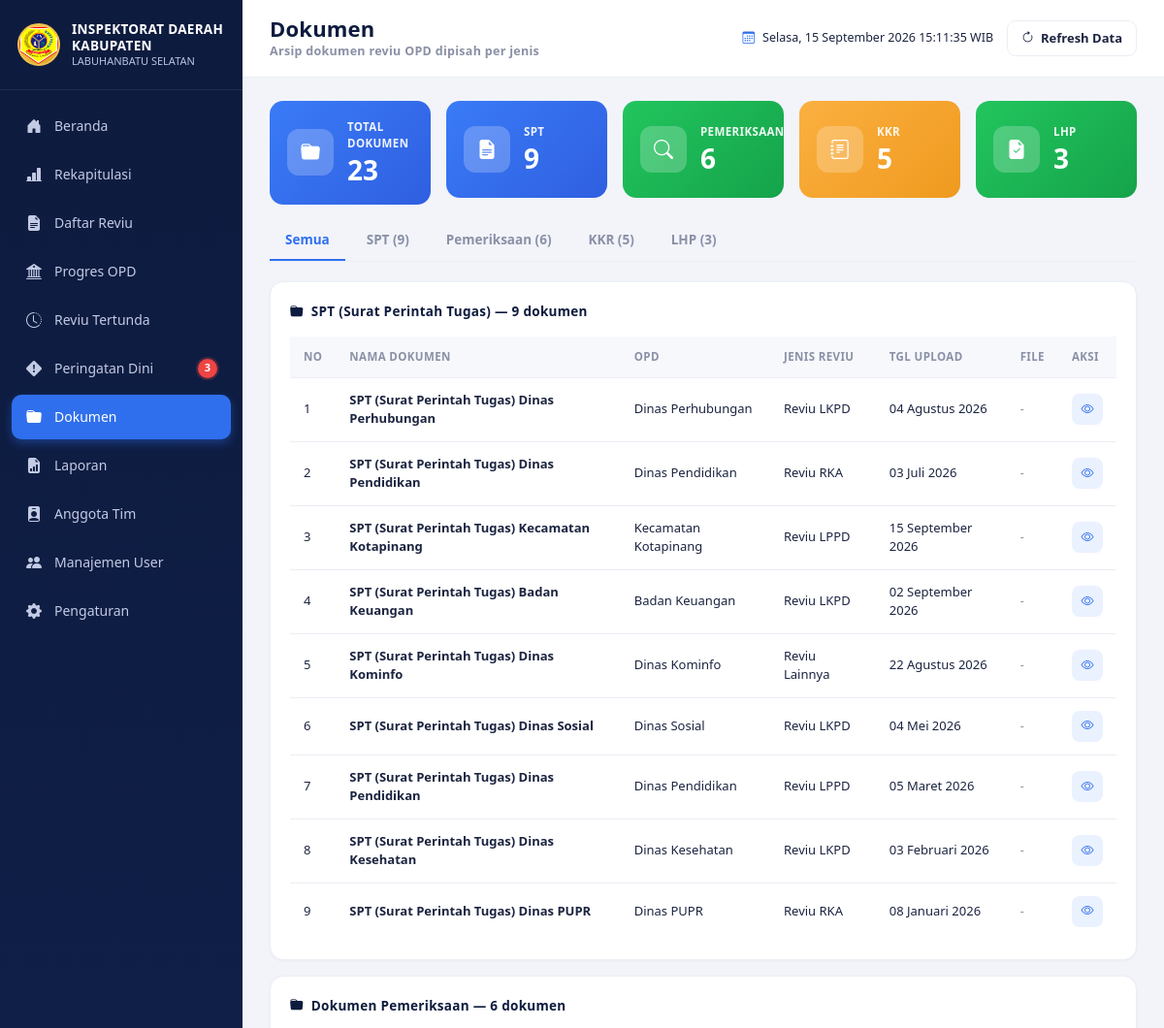
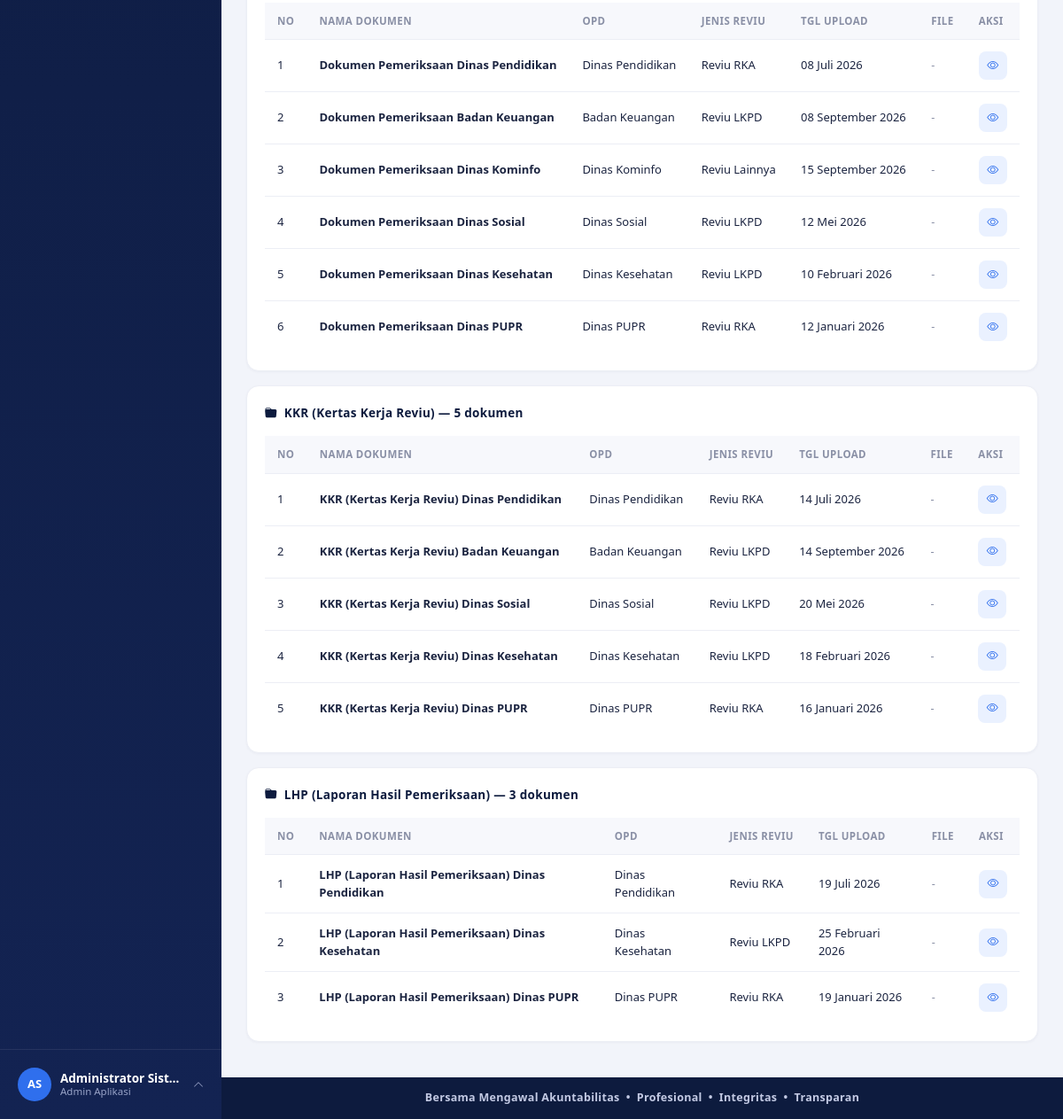
Screenshot of /dokumen.php (signed in) with the database file from the repository (2 pictures, top to bottom).
### tables this page shows
CREATE TABLE users (
  id INT AUTO_INCREMENT PRIMARY KEY,
  username VARCHAR(50) NOT NULL UNIQUE,
  password VARCHAR(255) NOT NULL,
  nama_lengkap VARCHAR(100) NOT NULL,
  jabatan VARCHAR(100) DEFAULT NULL,
  role_id INT NOT NULL,
  avatar VARCHAR(255) DEFAULT NULL,
  status ENUM('aktif','nonaktif') NOT NULL DEFAULT 'aktif',
  created_at TIMESTAMP DEFAULT CURRENT_TIMESTAMP,
  CONSTRAINT fk_users_role FOREIGN KEY (role_id) REFERENCES roles(id)
);

CREATE TABLE dokumen (
  id INT AUTO_INCREMENT PRIMARY KEY,
  reviu_id INT NOT NULL,
  jenis ENUM('SPT','Pemeriksaan','KKR','LHP') NOT NULL DEFAULT 'Pemeriksaan',
  nama_dokumen VARCHAR(150) NOT NULL,
  file_path VARCHAR(255) DEFAULT NULL,
  status ENUM('Lengkap','Belum Lengkap') NOT NULL DEFAULT 'Belum Lengkap',
  tanggal_upload DATE DEFAULT NULL,
  created_at TIMESTAMP DEFAULT CURRENT_TIMESTAMP,
  CONSTRAINT fk_dokumen_reviu FOREIGN KEY (reviu_id) REFERENCES reviu(id) ON DELETE CASCADE
);

CREATE TABLE opd (
  id INT AUTO_INCREMENT PRIMARY KEY,
  nama_opd VARCHAR(150) NOT NULL,
  created_at TIMESTAMP DEFAULT CURRENT_TIMESTAMP
);

CREATE TABLE jenis_reviu (
  id INT AUTO_INCREMENT PRIMARY KEY,
  nama_jenis VARCHAR(100) NOT NULL
);

### includes/auth.php (called while the page is built, shortened)
<?php
require_once __DIR__ . '/../config/database.php';
function is_logged_in()
{
    return isset($_SESSION['user_id']);
}
function base_url($path = '')
{
    return ROOT_URL . $path;
}
function current_user_data()
{
    global $pdo;
    $stmt = $pdo->prepare("SELECT u.*, r.nama_role, r.slug AS role_slug
                            FROM users u JOIN roles r ON r.id = u.role_id
                            WHERE u.id = ? LIMIT 1");
    $stmt->execute([$_SESSION['user_id']]);
    $cached = $stmt->fetch();
    return $cached;
}

### includes/functions.php (called while the page is built, shortened)
<?php
function e($str)
{
    return htmlspecialchars((string) $str, ENT_QUOTES, 'UTF-8');
}
function format_tanggal_indo($date)
{
    $bulan = ['', 'Januari', 'Februari', 'Maret', 'April', 'Mei', 'Juni', 'Juli', 'Agustus', 'September', 'Oktober', 'November', 'Desember'];
    $ts = strtotime($date);
    return date('d', $ts) . ' ' . $bulan[(int) date('n', $ts)] . ' ' . date('Y', $ts);
}
function avatar_url($avatar)
{
    return null;
}
function initials($name)
{
    $parts = preg_split('/\s+/', trim((string) $name));
    $initials = '';
    foreach (array_slice($parts, 0, 2) as $p) {
        if ($p !== '') {
            $initials .= strtoupper(substr($p, 0, 1));
        }
    }
    return $initials !== '' ? $initials : 'U';
}
function dokumen_jenis_list()
{
    return [
        'SPT'         => ['urutan' => 1, 'label' => 'SPT (Surat Perintah Tugas)',       'singkat' => 'SPT',        'progres' => 25],
        'Pemeriksaan' => ['urutan' => 2, 'label' => 'Dokumen Pemeriksaan',               'singkat' => 'Pemeriksaan', 'progres' => 50],
        'KKR'         => ['urutan' => 3, 'label' => 'KKR (Kertas Kerja Reviu)',          'singkat' => 'KKR',        'progres' => 75],
        'LHP'         => ['urutan' => 4, 'label' => 'LHP (Laporan Hasil Pemeriksaan)',   'singkat' => 'LHP',        'progres' => 100],
    ];
}

### dokumen.php (the view, shortened to what this page needs)
<?php
require_once __DIR__ . '/includes/auth.php';
require_once __DIR__ . '/includes/functions.php';
$jenis_list = dokumen_jenis_list();
$tab = $_GET['jenis'] ?? 'semua';
$where = [];
$params = [];
$where_sql = $where ? ('WHERE ' . implode(' AND ', $where)) : '';
$sql = "SELECT d.*, o.nama_opd, r.id AS reviu_id, j.nama_jenis
        FROM dokumen d
        JOIN reviu r ON r.id = d.reviu_id
        JOIN opd o ON o.id = r.opd_id
        JOIN jenis_reviu j ON j.id = r.jenis_reviu_id
        $where_sql
        ORDER BY FIELD(d.jenis,'SPT','Pemeriksaan','KKR','LHP'), d.id DESC";
$stmt = $pdo->prepare($sql);
$stmt->execute($params);
$data = $stmt->fetchAll();
$rekap = $pdo->query("SELECT jenis, COUNT(*) AS jml FROM dokumen GROUP BY jenis")->fetchAll(PDO::FETCH_KEY_PAIR);
include __DIR__ . '/includes/header.php';
function render_dok_table($rows)
{
    echo '<div style="overflow-x:auto;"><table class="table-x">';
    echo '<thead><tr><th>No</th><th>Nama Dokumen</th><th>OPD</th><th>Jenis Reviu</th><th>Tgl Upload</th><th>File</th><th>Aksi</th></tr></thead><tbody>';
    if (empty($rows)) {
        echo '<tr><td colspan="7" class="text-center py-4 small-muted">Belum ada dokumen.</td></tr>';
    } else {
        $no = 1;
        foreach ($rows as $d) {
            echo '<tr>';
            echo '<td>' . $no++ . '</td>';
            echo '<td><b>' . e($d['nama_dokumen']) . '</b></td>';
            echo '<td>' . e($d['nama_opd']) . '</td>';
            echo '<td>' . e($d['nama_jenis']) . '</td>';
            echo '<td>' . format_tanggal_indo($d['tanggal_upload']) . '</td>';
            if (!empty($d['file_path'])) {
                echo '<td><a href="uploads/dokumen/' . e($d['file_path']) . '" target="_blank" class="small-muted" style="color:var(--blue); font-weight:700;"><i class="bi bi-paperclip"></i> Lihat</a></td>';
            } else {
                echo '<td><span class="small-muted">-</span></td>';
            }
            echo '<td><a href="reviu_detail.php?id=' . (int)$d['reviu_id'] . '" class="btn-eye"><i class="bi bi-eye"></i></a></td>';
            echo '</tr>';
        }
    }
    echo '</tbody></table></div>';
}
?>
<div class="row g-3 mb-3">
  <?php
  $total = array_sum($rekap);
  $cards = [
    ['Total Dokumen', $total, 'stat-blue', 'bi-folder-fill'],
    ['SPT', (int)($rekap['SPT'] ?? 0), 'stat-blue', 'bi-file-earmark-text-fill'],
    ['Pemeriksaan', (int)($rekap['Pemeriksaan'] ?? 0), 'stat-green', 'bi-search'],
    ['KKR', (int)($rekap['KKR'] ?? 0), 'stat-amber', 'bi-journal-text'],
    ['LHP', (int)($rekap['LHP'] ?? 0), 'stat-green', 'bi-file-earmark-check-fill'],
  ];
  foreach ($cards as $c): ?>
  <div style="flex:1; min-width:150px;">
    <div class="stat-card <?= $c[2] ?>"><div class="stat-icon"><i class="bi <?= $c[3] ?>"></i></div>
      <div><div class="stat-label"><?= e($c[0]) ?></div><div class="stat-value"><?= $c[1] ?></div></div></div>
  </div>
  <?php endforeach; ?>
</div>
<div class="tab-x">
  <a href="?jenis=semua" style="text-decoration:none;"><button class="<?= $tab==='semua'?'active':'' ?>">Semua</button></a>
  <?php foreach ($jenis_list as $key => $cfg): ?>
    <a href="?jenis=<?= e($key) ?>" style="text-decoration:none;"><button class="<?= $tab===$key?'active':'' ?>"><?= e($cfg['singkat']) ?> (<?= (int)($rekap[$key] ?? 0) ?>)</button></a>
  <?php endforeach; ?>
</div>
<?php if ($tab === 'semua'): ?>
  <?php
  $grouped = [];
  foreach ($data as $d) { $grouped[$d['jenis']][] = $d; }
  foreach ($jenis_list as $key => $cfg): ?>
  <div class="card-x mb-3">
    <div class="card-x-title"><i class="bi bi-folder-fill"></i> <?= e($cfg['label']) ?> &mdash; <?= count($grouped[$key] ?? []) ?> dokumen</div>
    <?php render_dok_table($grouped[$key] ?? []); ?>
  </div>
  <?php endforeach; ?>
<?php endif; ?>
<?php include __DIR__ . '/includes/footer.php'; ?>

### includes/sidebar.php (shortened to what this page needs)
<?php
$__user = current_user_data();
$__role = current_role();
$__current_page = basename($_SERVER['PHP_SELF']);
$menu_items = [
  ['label' => 'Beranda',         'icon' => 'bi-house-door-fill',            'link' => 'index.php',           'roles' => ['administrator', 'auditor', 'pimpinan']],
  ['label' => 'Rekapitulasi',    'icon' => 'bi-bar-chart-line-fill',        'link' => 'rekapitulasi.php',    'roles' => ['administrator', 'auditor', 'pimpinan']],
  ['label' => 'Daftar Reviu',    'icon' => 'bi-file-earmark-text-fill',     'link' => 'daftar_reviu.php',    'roles' => ['administrator', 'auditor']],
  ['label' => 'Progres OPD',     'icon' => 'bi-bank2',                      'link' => 'progres_opd.php',     'roles' => ['administrator', 'auditor']],
  ['label' => 'Reviu Tertunda',  'icon' => 'bi-clock-history',              'link' => 'reviu_tertunda.php',  'roles' => ['administrator', 'auditor']],
  ['label' => 'Peringatan Dini', 'icon' => 'bi-exclamation-diamond-fill',   'link' => 'peringatan_dini.php', 'roles' => ['administrator', 'auditor', 'pimpinan'], 'badge' => 'early_warning'],
  ['label' => 'Dokumen',         'icon' => 'bi-folder-fill',                'link' => 'dokumen.php',         'roles' => ['administrator', 'auditor']],
  ['label' => 'Laporan',         'icon' => 'bi-file-earmark-bar-graph-fill', 'link' => 'laporan.php',        'roles' => ['administrator', 'auditor']],
  ['label' => 'Anggota Tim',     'icon' => 'bi-person-badge-fill',          'link' => 'anggota_tim.php',     'roles' => ['administrator']],
  ['label' => 'Manajemen User',  'icon' => 'bi-people-fill',                'link' => 'user_management.php', 'roles' => ['administrator']],
  ['label' => 'Pengaturan',      'icon' => 'bi-gear-fill',                  'link' => 'pengaturan.php',      'roles' => ['administrator', 'auditor']],
];
$__avatar = avatar_url($__user['avatar']);
$__badge_counts = ['early_warning' => 0];
try {
    global $pdo;
    $rows = $pdo->query("SELECT tgl_target_selesai, progres FROM reviu WHERE progres < 100")->fetchAll();
    foreach ($rows as $row) {
        $sisa = hari_tersisa($row['tgl_target_selesai']);
        if ($sisa !== null && $sisa >= 0 && $sisa <= 7) {
            $__badge_counts['early_warning']++;
        }
    }
} catch (Exception $ex) {
}
?>
<aside class="sidebar" id="appSidebar">
    <div class="sidebar-brand">
        <img src="<?= e(base_url('assets/images/logo-kabupaten.png')) ?>" alt="Logo Kabupaten Labuhanbatu Selatan"
            class="logo-emblem" onerror="this.style.display='none'">
        <div class="brand-text">
            <div class="t1">INSPEKTORAT DAERAH</div>
            <div class="t1">KABUPATEN</div>
            <div class="t2">LABUHANBATU SELATAN</div>
        </div>
    </div>
    <nav class="sidebar-menu">
        <?php foreach ($menu_items as $item):
      $is_active = $__current_page === $item['link'];
    ?>
        <a href="<?= e(base_url($item['link'])) ?>" class="menu-item <?= $is_active ? 'active' : '' ?>">
            <i class="bi <?= e($item['icon']) ?>"></i>
            <span><?= e($item['label']) ?></span>
            <?php if (!empty($item['badge']) && !empty($__badge_counts[$item['badge']])): ?>
              <span class="menu-badge"><?= (int) $__badge_counts[$item['badge']] ?></span>
            <?php endif; ?>
        </a>
        <?php endforeach; ?>
    </nav>
    <div class="sidebar-user">
        <div class="user-row" id="userRowToggle">
            <?php if ($__avatar): ?>
            <img src="<?= e($__avatar) ?>" class="avatar-sm" alt="avatar">
            <?php else: ?>
            <div class="avatar-sm"><?= e(initials($__user['nama_lengkap'])) ?></div>
            <?php endif; ?>
            <div class="user-info">
                <div class="u-name"><?= e($__user['nama_lengkap']) ?></div>
                <div class="u-role"><?= e($__user['jabatan'] ? $__user['jabatan'] : role_label($__role)) ?></div>
            </div>
            <i class="bi bi-chevron-up caret"></i>
        </div>
    </div>
</aside>

### rows the page displays
users: nama_lengkap "AS", nama_lengkap "Administrator Sist…", jabatan "Admin Aplikasi"
dokumen: jenis "SPT", key "9", label "SPT (Surat Perintah Tugas)", count($grouped[$key] ?? []) "9", nama_dokumen "SPT (Surat Perintah Tugas) Dinas PUPR", opd.nama_opd "Dinas PUPR", jenis_reviu.nama_jenis "Reviu RKA", tanggal_upload "08 Januari 2026"
dokumen: jenis "KKR", key "5", label "KKR (Kertas Kerja Reviu)", count($grouped[$key] ?? []) "5", nama_dokumen "KKR (Kertas Kerja Reviu) Dinas PUPR", opd.nama_opd "Dinas PUPR", jenis_reviu.nama_jenis "Reviu RKA", tanggal_upload "16 Januari 2026"
dokumen: jenis "LHP", key "3", label "LHP (Laporan Hasil Pemeriksaan)", count($grouped[$key] ?? []) "3", nama_dokumen "LHP (Laporan Hasil Pemeriksaan) Dinas PUPR", opd.nama_opd "Dinas PUPR", jenis_reviu.nama_jenis "Reviu RKA", tanggal_upload "19 Januari 2026"
dokumen: nama_dokumen "SPT (Surat Perintah Tugas) Dinas Perhubungan", opd.nama_opd "Dinas Perhubungan", jenis_reviu.nama_jenis "Reviu LKPD", tanggal_upload "04 Agustus 2026"
dokumen: nama_dokumen "SPT (Surat Perintah Tugas) Dinas Pendidikan", opd.nama_opd "Dinas Pendidikan", jenis_reviu.nama_jenis "Reviu RKA", tanggal_upload "03 Juli 2026"
dokumen: nama_dokumen "SPT (Surat Perintah Tugas) Kecamatan Kotapinang", opd.nama_opd "Kecamatan Kotapinang", jenis_reviu.nama_jenis "Reviu LPPD", tanggal_upload "15 September 2026"
dokumen: nama_dokumen "SPT (Surat Perintah Tugas) Badan Keuangan", opd.nama_opd "Badan Keuangan", jenis_reviu.nama_jenis "Reviu LKPD", tanggal_upload "02 September 2026"
dokumen: nama_dokumen "SPT (Surat Perintah Tugas) Dinas Kominfo", opd.nama_opd "Dinas Kominfo", jenis_reviu.nama_jenis "Reviu Lainnya", tanggal_upload "22 Agustus 2026"
dokumen: nama_dokumen "SPT (Surat Perintah Tugas) Dinas Sosial", opd.nama_opd "Dinas Sosial", jenis_reviu.nama_jenis "Reviu LKPD", tanggal_upload "04 Mei 2026"
dokumen: nama_dokumen "SPT (Surat Perintah Tugas) Dinas Pendidikan", opd.nama_opd "Dinas Pendidikan", jenis_reviu.nama_jenis "Reviu LPPD", tanggal_upload "05 Maret 2026"
dokumen: nama_dokumen "SPT (Surat Perintah Tugas) Dinas Kesehatan", opd.nama_opd "Dinas Kesehatan", jenis_reviu.nama_jenis "Reviu LKPD", tanggal_upload "03 Februari 2026"
dokumen: nama_dokumen "Dokumen Pemeriksaan Dinas Pendidikan", opd.nama_opd "Dinas Pendidikan", jenis_reviu.nama_jenis "Reviu RKA", tanggal_upload "08 Juli 2026"
dokumen: nama_dokumen "Dokumen Pemeriksaan Badan Keuangan", opd.nama_opd "Badan Keuangan", jenis_reviu.nama_jenis "Reviu LKPD", tanggal_upload "08 September 2026"
dokumen: nama_dokumen "Dokumen Pemeriksaan Dinas Kominfo", opd.nama_opd "Dinas Kominfo", jenis_reviu.nama_jenis "Reviu Lainnya", tanggal_upload "15 September 2026"
dokumen: nama_dokumen "Dokumen Pemeriksaan Dinas Sosial", opd.nama_opd "Dinas Sosial", jenis_reviu.nama_jenis "Reviu LKPD", tanggal_upload "12 Mei 2026"
dokumen: nama_dokumen "Dokumen Pemeriksaan Dinas Kesehatan", opd.nama_opd "Dinas Kesehatan", jenis_reviu.nama_jenis "Reviu LKPD", tanggal_upload "10 Februari 2026"
dokumen: nama_dokumen "Dokumen Pemeriksaan Dinas PUPR", opd.nama_opd "Dinas PUPR", jenis_reviu.nama_jenis "Reviu RKA", tanggal_upload "12 Januari 2026"
dokumen: nama_dokumen "KKR (Kertas Kerja Reviu) Dinas Pendidikan", opd.nama_opd "Dinas Pendidikan", jenis_reviu.nama_jenis "Reviu RKA", tanggal_upload "14 Juli 2026"
dokumen: nama_dokumen "KKR (Kertas Kerja Reviu) Badan Keuangan", opd.nama_opd "Badan Keuangan", jenis_reviu.nama_jenis "Reviu LKPD", tanggal_upload "14 September 2026"
dokumen: nama_dokumen "KKR (Kertas Kerja Reviu) Dinas Sosial", opd.nama_opd "Dinas Sosial", jenis_reviu.nama_jenis "Reviu LKPD", tanggal_upload "20 Mei 2026"
dokumen: nama_dokumen "KKR (Kertas Kerja Reviu) Dinas Kesehatan", opd.nama_opd "Dinas Kesehatan", jenis_reviu.nama_jenis "Reviu LKPD", tanggal_upload "18 Februari 2026"
dokumen: nama_dokumen "LHP (Laporan Hasil Pemeriksaan) Dinas Pendidikan", opd.nama_opd "Dinas Pendidikan", jenis_reviu.nama_jenis "Reviu RKA", tanggal_upload "19 Juli 2026"
dokumen: nama_dokumen "LHP (Laporan Hasil Pemeriksaan) Dinas Kesehatan", opd.nama_opd "Dinas Kesehatan", jenis_reviu.nama_jenis "Reviu LKPD", tanggal_upload "25 Februari 2026"

### other values shown
$item['label'] "Beranda"
$item['label'] "Rekapitulasi"
$item['label'] "Daftar Reviu"
$item['label'] "Progres OPD"
$item['label'] "Reviu Tertunda"
$item['label'] "Peringatan Dini"
$__badge_counts[$item['badge']] "3"
$item['label'] "Dokumen"
$item['label'] "Laporan"
$item['label'] "Anggota Tim"
$item['label'] "Manajemen User"
$item['label'] "Pengaturan"
$page_title "Dokumen"
$page_subtitle "Arsip dokumen reviu OPD dipisah per jenis"
$c[0] "TOTAL DOKUMEN"
